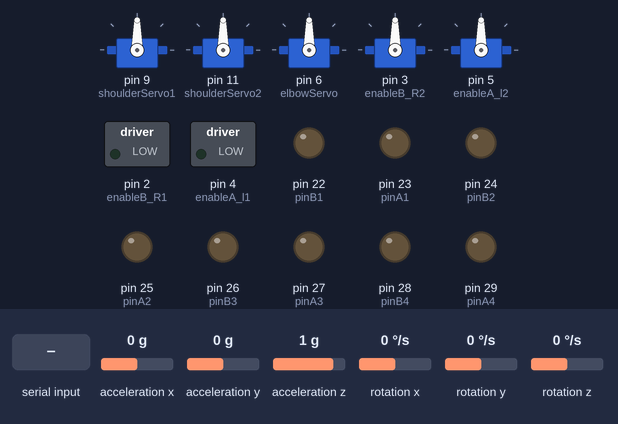
Recording of a sketch running on a simulated Arduino Mega 2560, built with avr-gcc and run on an emulated ATmega2560. Shown: 5 × servo, switched loads named in the sketch (green lamp = pin HIGH), output pins drawn as LEDs (lit = HIGH). Wiring (inferred from the names in the program): MPU-6050 motion sensor at I2C address 0x68. The inputs (shaded band) are chosen by the test bench; at power-on: acceleration x 0 g, acceleration y 0 g, acceleration z 1 g, rotation x 0 °/s, rotation y 0 °/s, rotation z 0 °/s. Pins used as bus, display or sensor lines are not drawn.

Above: at 5.9 s.
6.0 s: "F" received over Serial
At 6.9 s:
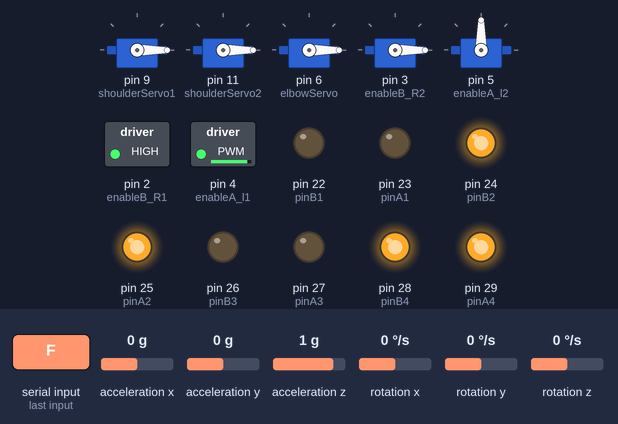
7.5 s: "B" received over Serial
At 8.1 s:
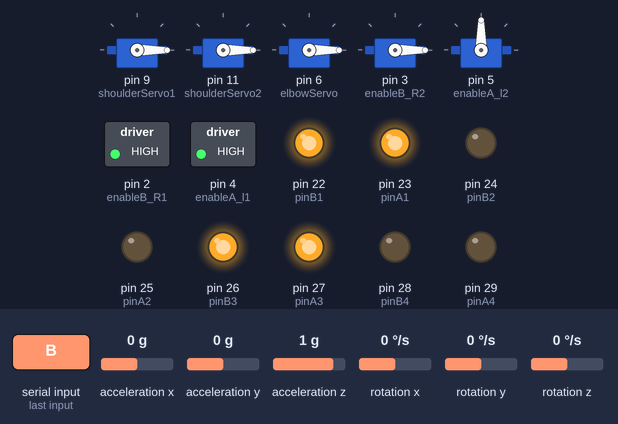
9.0 s: "L" received over Serial
At 10.2 s:
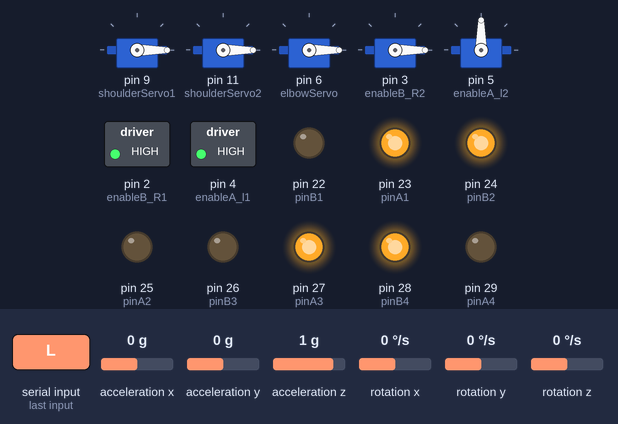
10.5 s: "R" received over Serial
At 11.5 s:
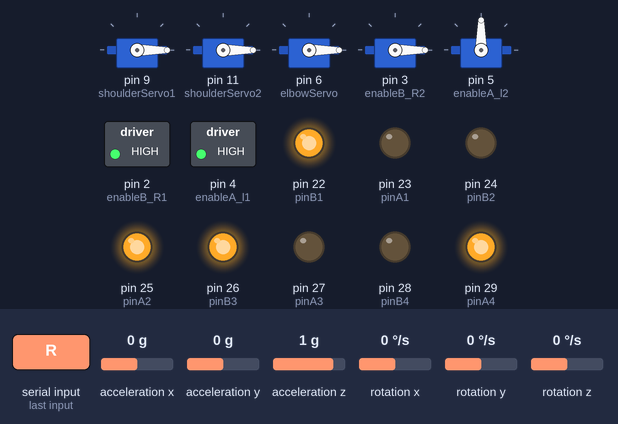
12.0 s: "f" received over Serial
At 12.7 s:
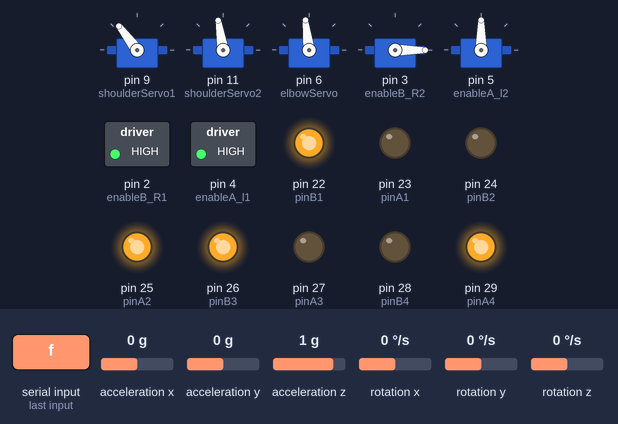
13.5 s: "b" received over Serial
At 13.9 s:
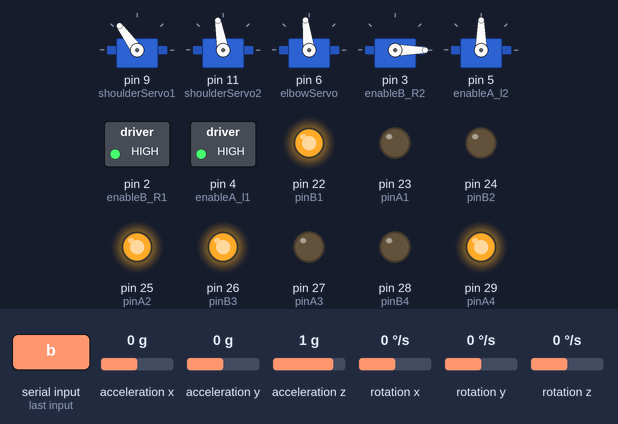
Timing chart, 0 to 16.0 s (numbered marks = the images above; inputs shaded):
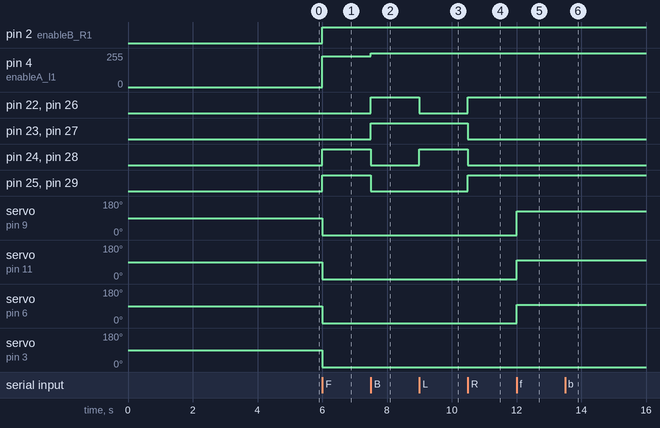

The sketch:

task_2.ino
```cpp
#include <Servo.h>
#include <Wire.h>
//Motor A pins"left motors"
#define enableA_l1    4
#define enableA_l2    5
#define pinA1   23
#define pinA2   25
#define pinA3   27
#define pinA4   29

//Motor B pins"right motors"
#define enableB_R1   2
#define enableB_R2   3
#define pinB1   22
#define pinB2   24
#define pinB3   26
#define pinB4   28

int speed ;

//Declaring some global variables
int gyro_x, gyro_y, gyro_z;
long gyro_x_cal, gyro_y_cal, gyro_z_cal;
boolean set_gyro_angles;

long acc_x, acc_y, acc_z, acc_total_vector;
float angle_roll_acc, angle_pitch_acc;

float angle_pitch, angle_roll;
int angle_pitch_buffer, angle_roll_buffer;
float angle_pitch_output, angle_roll_output;

long loop_timer;
int temp;
Servo shoulderServo1;
Servo shoulderServo2;
Servo elbowServo;
Servo gripperServo;
Servo gripper;

int beta1,beta2;
int beta3;
int beta11;
int x = 70;
int y = 90;
int x_axis = 0 ;
int y_axis = 0 ;
int button = 0;

void setup() {
  // put your setup code here, to run once:
  Serial.begin(9600);

  shoulderServo1.attach(9);
  shoulderServo2.attach(11);
  elbowServo.attach(6);
  gripperServo.attach(3) ;
  gripper.attach(5);


 //declaration of motors a :
 pinMode(enableA_l1, OUTPUT);
 pinMode(enableA_l2, OUTPUT);
 pinMode(pinA1, OUTPUT);
 pinMode(pinA2, OUTPUT);
 pinMode(pinA3, OUTPUT);
 pinMode(pinA4, OUTPUT);

//declaration of motors b :
 pinMode(enableB_R1, OUTPUT);
 pinMode(enableB_R2, OUTPUT);
 pinMode(pinB1, OUTPUT);
 pinMode(pinB2, OUTPUT);
 pinMode(pinB3, OUTPUT);
 pinMode(pinB4, OUTPUT);


  Wire.begin();                                                        //Start I2C as master

  setup_mpu_6050_registers();                                          //Setup the registers of the MPU-6050

  for (int cal_int = 0; cal_int < 1000 ; cal_int ++){                  //Read the raw acc and gyro data from the MPU-6050 for 1000 times
    read_mpu_6050_data();
    gyro_x_cal += gyro_x;                                              //Add the gyro x offset to the gyro_x_cal variable
    gyro_y_cal += gyro_y;                                              //Add the gyro y offset to the gyro_y_cal variable
    gyro_z_cal += gyro_z;                                              //Add the gyro z offset to the gyro_z_cal variable
    delay(3);
      }

  // divide by 1000 to get avarage offset
  gyro_x_cal /= 1000;
  gyro_y_cal /= 1000;
  gyro_z_cal /= 1000;

  loop_timer = micros();

}

void loop() {
  // put your main code here, to run repeatedly:
  if (Serial.available())
  {
  int test = Serial.read();
  if (test<999&&test>1255)
   {
     speed = (test-1000) ;
   }
   else {
   char data = test ;
  if (data == 'F')
  {//delay(1000);
   Forward() ;
    //Serial.println("f");
  }
  else if (data == 'B' )
  {//delay(1000);
   Backward() ;
   //Serial.println("b");
  }
   else if (data == 'L' )
   {//delay(1000);
  turnLeft ();
  //Serial.println("l");
   }
  else if (data == 'R' )
  {//delay(1000);
  turnRight() ;
  //Serial.println("r");
  }
  else if (data == 'f' )
  {//delay(1000);
  x_axis = 1 ;
  x = x + x_axis;
   if (x <= 160){
      arm ();
    }
  //Serial.println("r");
  }
   else if (data == 'b' )
  {//delay(1000);
  x_axis = -1 ;
  x = x + x_axis;
   if (x <= 160){
      arm ();
    }
  //Serial.println("r");
  }
   else if (data == 'l' )
  {//delay(1000);
  y_axis = -1 ;
  y = y + y_axis;
   if (x <= 160){
      arm ();
    }
  //Serial.println("r");
  }
   else if (data == 'r' )
  {//delay(1000);
  y_axis = 1 ;
  y = y + y_axis;
   if (x <= 160){
      arm ();
    }
  //Serial.println("r");
  }
  }
  }
}
void Forward()
{ //Forward with high speed
 digitalWrite(pinA1, 0);
 digitalWrite(pinA2, 1);
 digitalWrite(pinA3, 0);
 digitalWrite(pinA4, 1);
 digitalWrite(pinB1, 0);
 digitalWrite(pinB2, 1);
 digitalWrite(pinB3, 0);
 digitalWrite(pinB4, 1);
 mpu_6050 ();
 analogWrite(enableA_l1, 230);
 analogWrite(enableA_l2, 230);
 analogWrite(enableB_R1, 255);
 analogWrite(enableB_R2, 255);
  shoulderServo1.write(beta1);
elbowServo.write(beta3);
shoulderServo2.write(beta11);
gripperServo.write(angle_pitch_output);
}
void Backward()
{ //Backward with high speed
 digitalWrite(pinA1, 1);
 digitalWrite(pinA2, 0);
 digitalWrite(pinA3, 1);
 digitalWrite(pinA4, 0);
 digitalWrite(pinB1, 1);
 digitalWrite(pinB2, 0);
 digitalWrite(pinB3, 1);
 digitalWrite(pinB4, 0);
  mpu_6050 ();
 analogWrite(enableA_l1, 255);
 analogWrite(enableA_l2, 255);
 analogWrite(enableB_R1, 255);
 analogWrite(enableB_R2, 255);
   shoulderServo1.write(beta1);
elbowServo.write(beta3);
shoulderServo2.write(beta11);
gripperServo.write(angle_pitch_output);
}
void turnLeft()
{ //turnLeft with high speed
 digitalWrite(pinA1, 1);
 digitalWrite(pinA2, 0);
 digitalWrite(pinA3, 1);
 digitalWrite(pinA4, 0);
 digitalWrite(pinB1, 0);
 digitalWrite(pinB2, 1);
 digitalWrite(pinB3, 0);
 digitalWrite(pinB4, 1);
 mpu_6050 ();
 analogWrite(enableA_l1, 255);
 analogWrite(enableA_l2, 255);
 analogWrite(enableB_R1, 255);
 analogWrite(enableB_R2, 255);
   shoulderServo1.write(beta1);
elbowServo.write(beta3);
shoulderServo2.write(beta11);
 gripperServo.write(angle_pitch_output);
}

void turnRight()
{ //turnRight with high speed
 digitalWrite(pinA1, 0);
 digitalWrite(pinA2, 1);
 digitalWrite(pinA3, 0);
 digitalWrite(pinA4, 1);
 digitalWrite(pinB1, 1);
 digitalWrite(pinB2, 0);
 digitalWrite(pinB3, 1);
 digitalWrite(pinB4, 0);
  mpu_6050 ();
 analogWrite(enableA_l1, 255);
 analogWrite(enableA_l2, 255);
 analogWrite(enableB_R1, 255);
 analogWrite(enableB_R2, 255);
   shoulderServo1.write(beta1);
elbowServo.write(beta3);
shoulderServo2.write(beta11);
  gripperServo.write(angle_pitch_output);
}

void read_mpu_6050_data(){                                             //Subroutine for reading the raw gyro and accelerometer data
  Wire.beginTransmission(0x68);                                        //Start communicating with the MPU-6050
  Wire.write(0x3B);                                                    //Send the requested starting register
  Wire.endTransmission();                                              //End the transmission
  Wire.requestFrom(0x68,14);                                           //Request 14 bytes from the MPU-6050
  while(Wire.available() < 14);                                        //Wait until all the bytes are received
  acc_x = Wire.read()<<8|Wire.read();
  acc_y = Wire.read()<<8|Wire.read();
  acc_z = Wire.read()<<8|Wire.read();
  temp = Wire.read()<<8|Wire.read();
  gyro_x = Wire.read()<<8|Wire.read();
  gyro_y = Wire.read()<<8|Wire.read();
  gyro_z = Wire.read()<<8|Wire.read();
}

void setup_mpu_6050_registers(){
  //Activate the MPU-6050
  Wire.beginTransmission(0x68);                                        //Start communicating with the MPU-6050
  Wire.write(0x6B);                                                    //Send the requested starting register
  Wire.write(0x00);                                                    //Set the requested starting register
  Wire.endTransmission();
  //Configure the accelerometer (+/-8g)
  Wire.beginTransmission(0x68);                                        //Start communicating with the MPU-6050
  Wire.write(0x1C);                                                    //Send the requested starting register
  Wire.write(0x10);                                                    //Set the requested starting register
  Wire.endTransmission();
  //Configure the gyro (500dps full scale)
  Wire.beginTransmission(0x68);                                        //Start communicating with the MPU-6050
  Wire.write(0x1B);                                                    //Send the requested starting register
  Wire.write(0x08);                                                    //Set the requested starting register
  Wire.endTransmission();
}
void arm (){

    beta1 = map(x, -30, 140, 50, 180);
    beta11 = map(x, -30, 140, 170, 50);

beta2 = map(x, -30, 140, 170, 40);
shoulderServo1.write(beta1);
 beta3 = map(y, 0, 140, 40, 130);
elbowServo.write(beta3);
shoulderServo2.write(beta11);
mpu_6050 ();
gripperServo.write(angle_pitch_output);
//gripper.write(y);

}
void mpu_6050 (){
  read_mpu_6050_data();
 //Subtract the offset values from the raw gyro values
  gyro_x -= gyro_x_cal;
  gyro_y -= gyro_y_cal;
  gyro_z -= gyro_z_cal;

  //Gyro angle calculations . Note 0.0000611 = 1 / (250Hz x 65.5)
  angle_pitch += gyro_y * 0.0000611;                                   //Calculate the traveled pitch angle and add this to the angle_pitch variable
  angle_roll += gyro_x * 0.0000611;                                    //Calculate the traveled roll angle and add this to the angle_roll variable
  //0.000001066 = 0.0000611 * (3.142(PI) / 180degr) The Arduino sin function is in radians
  angle_pitch += angle_roll * sin(gyro_z * 0.000001066);               //If the IMU has yawed transfer the roll angle to the pitch angel
  angle_roll -= angle_pitch * sin(gyro_z * 0.000001066);               //If the IMU has yawed transfer the pitch angle to the roll angel

  //Accelerometer angle calculations
  acc_total_vector = sqrt((acc_x*acc_x)+(acc_y*acc_y)+(acc_z*acc_z));  //Calculate the total accelerometer vector
  //57.296 = 1 / (3.142 / 180) The Arduino asin function is in radians
  angle_pitch_acc = asin((float)acc_x/acc_total_vector)* 57.296;       //Calculate the pitch angle
  angle_roll_acc = asin((float)acc_y/acc_total_vector)* -57.296;       //Calculate the roll angle

  angle_pitch_acc -= 0.0;                                              //Accelerometer calibration value for pitch
  angle_roll_acc -= 0.0;                                               //Accelerometer calibration value for roll

  if(set_gyro_angles){                                                 //If the IMU is already started
    angle_pitch = angle_pitch * 0.9996 + angle_pitch_acc * 0.0004;     //Correct the drift of the gyro pitch angle with the accelerometer pitch angle
    angle_roll = angle_roll * 0.9996 + angle_roll_acc * 0.0004;        //Correct the drift of the gyro roll angle with the accelerometer roll angle
  }
  else{                                                                //At first start
    angle_pitch = angle_pitch_acc;                                     //Set the gyro pitch angle equal to the accelerometer pitch angle
    angle_roll = angle_roll_acc;                                       //Set the gyro roll angle equal to the accelerometer roll angle
    set_gyro_angles = true;                                            //Set the IMU started flag
  }

  //To dampen the pitch and roll angles a complementary filter is used
  angle_pitch_output = angle_pitch_output * 0.9 + angle_pitch * 0.1;   //Take 90% of the output pitch value and add 10% of the raw pitch value
  angle_roll_output = angle_roll_output * 0.9 + angle_roll * 0.1;      //Take 90% of the output roll value and add 10% of the raw roll value
  // Serial.println(angle_pitch_output);

 while(micros() - loop_timer < 4000);                                 //Wait until the loop_timer reaches 4000us (250Hz) before starting the next loop
 loop_timer = micros();//Reset the loop timer

}
```

Measured:
- after the input at 6.0 s, pin 2 (enableB_R1), pin 24 (pinB2), pin 25 (pinA2), pin 28 (pinB4), pin 29 (pinA4): LOW → HIGH at once; pin 4 (enableA_l1): 0/255 → 230/255 at once; servo on pin 9 (shoulderServo1), servo on pin 11 (shoulderServo2), servo on pin 6 (elbowServo), servo on pin 3 (enableB_R2): 90° → 0° at once
- after the input at 7.5 s, pin 4 (enableA_l1): 230/255 → 255/255 at once; pin 22 (pinB1), pin 23 (pinA1), pin 26 (pinB3), pin 27 (pinA3): LOW → HIGH at once; pin 24 (pinB2), pin 25 (pinA2), pin 28 (pinB4), pin 29 (pinA4): HIGH → LOW at once
- after the input at 9.0 s, pin 22 (pinB1), pin 26 (pinB3): HIGH → LOW at once; pin 24 (pinB2), pin 28 (pinB4): LOW → HIGH at once
- after the input at 10.5 s, pin 22 (pinB1), pin 25 (pinA2), pin 26 (pinB3), pin 29 (pinA4): LOW → HIGH at once; pin 23 (pinA1), pin 24 (pinB2), pin 27 (pinA3), pin 28 (pinB4): HIGH → LOW at once
- after the input at 12.0 s, servo on pin 9 (shoulderServo1): 0° → 127° at once; servo on pin 11 (shoulderServo2): 0° → 99° at once; servo on pin 6 (elbowServo): 0° → 97° at once
- after the input at 13.5 s, servo on pin 9 (shoulderServo1): 127° → 126° at once; servo on pin 11 (shoulderServo2): 99° → 100° at once
